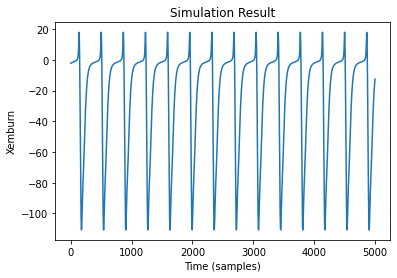

This chart was generated by the following Python code:
import numpy as np
import matplotlib.pyplot as plt

# Simulation parameters
fs_sim = 1000  # Convolution sampling frequency
dt = 1 / fs_sim  # Seconds per sample
T = 10  # Total simulation time in seconds (you can adjust this)
N = int(T * fs_sim)  # Time measured in points
t = np.linspace(0, T, N)

# Parameters
params1 = [3.25, 100, 22.0, 50.0, 20.0, 500.0, 650, 220.0, 0.56, 6.0, 2.5] + [10 * np.random.rand() for _ in range(12)]

X = np.array(params1[13:]).reshape(-1, 1)  # Initial state

# Begin Model Simulation

# Extract parameters
A, a, B, b, G, g, Cvec, P, r, v0, e0 = params1[:11]

params = {
    'A': A, 'a': a, 'B': B, 'b': b, 'G': G, 'g': g, 'Cvec': Cvec,
    'P': P, 'r': r, 'v0': v0, 'e0': e0
}

C1 = params['Cvec']
C2 = 0.8 * params['Cvec']
C3 = 0.25 * params['Cvec']
C4 = 0.25 * params['Cvec']
C5 = 0.3 * params['Cvec']
C6 = 0.1 * params['Cvec']
C7 = 0.8 * params['Cvec']

a2 = params['a'] ** 2
Aa = params['a'] * params['A']
Bb = params['b'] * params['B']
b2 = params['b'] ** 2
g2 = params['g'] ** 2
Gg = params['G'] * params['g']

Xem1 = np.full((1, len(t)), np.nan)

for j in range(len(t)):

    X[0] = X[0] + X[5] * dt
    X[1] = X[1] + X[6] * dt
    X[2] = X[2] + X[7] * dt
    X[3] = X[3] + X[8] * dt
    X[4] = X[4] + X[9] * dt

    X[5] = X[5] + (Aa * (2 * params['e0'] / (1 + np.exp(params['r'] * (params['v0'] - (X[1] - X[2] - X[3]))))) - 2 * params['a'] * X[5] - X[0] * a2) * dt
    X[6] = X[6] + (Aa * (params['P'] + C2 * 2 * params['e0'] / (1 + np.exp(params['r'] * (params['v0'] - (C1 * X[0]))))) - 2 * params['a'] * X[6] - X[1] * a2) * dt
    ev = 2 * params['e0'] / (1 + np.exp(params['r'] * (params['v0'] - (C3 * X[0]))))
    X[7] = X[7] + (Bb * (C4 * ev) - 2 * params['b'] * X[7] - X[2] * b2) * dt
    X[8] = X[8] + (Gg * C7 * (2 * params['e0'] / (1 + np.exp(params['r'] * (params['v0'] - (C5 * X[0] - X[4]))))) - 2 * params['g'] * X[8] - X[3] * g2) * dt
    X[9] = X[9] + (Bb * (C6 * ev) - 2 * params['b'] * X[9] - X[4] * b2) * dt

    Xem1[0, j] = X[1] - X[2] - X[3]
    # Remove transient
    Xemburn = Xem1[:, int(5 * fs_sim):N - 1]

# Plot the result
plt.plot(Xemburn.T)
plt.xlabel('Time (samples)')
plt.ylabel('Xemburn')
plt.title('Simulation Result')
plt.show()
